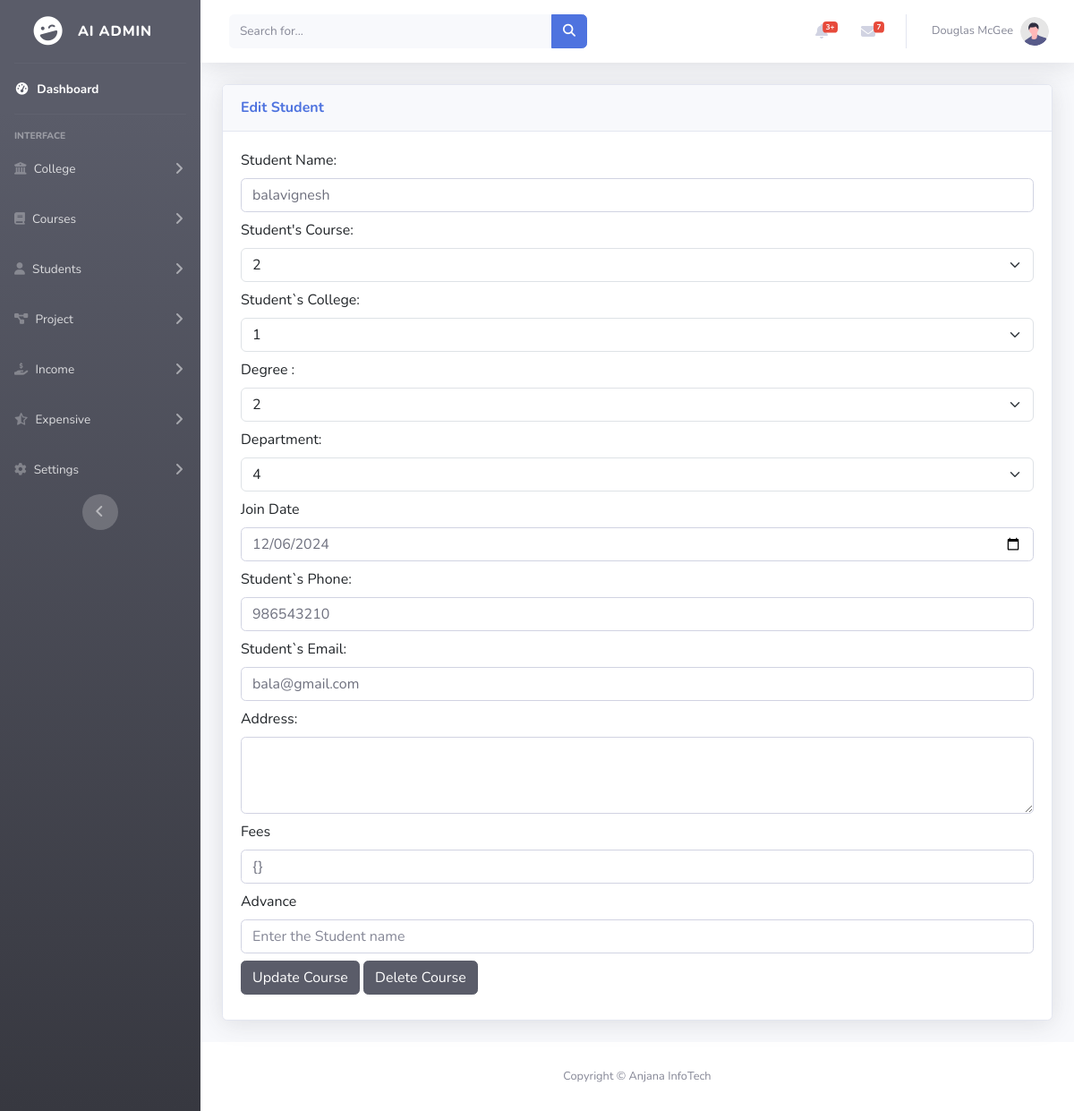
/addstudent.php?sid=4, run on the app's committed database.
### tables this page shows
CREATE TABLE `addstudent` (
  `sid` int(50) NOT NULL,
  `studentname` varchar(100) NOT NULL,
  `studentcourse` varchar(100) NOT NULL,
  `studentcollege` varchar(150) NOT NULL,
  `studentdegree` varchar(100) NOT NULL,
  `department` varchar(150) NOT NULL,
  `joindate` date NOT NULL,
  `studentphone` int(10) NOT NULL,
  `studentemail` varchar(150) NOT NULL,
  `studentaddress` varchar(150) NOT NULL
);

### addstudent.php (the view, shortened to what this page needs)
<!DOCTYPE html>
<html lang="en">
<head>
    <link rel="stylesheet" href="https://cdnjs.cloudflare.com/ajax/libs/font-awesome/6.6.0/css/all.min.css" />
    <link href="https://cdn.jsdelivr.net/npm/bootstrap@5.3.3/dist/css/bootstrap.min.css" rel="stylesheet">
    <link href="vendor/fontawesome-free/css/all.min.css" rel="stylesheet" type="text/css">
    <link href="css/sb-admin-2.min.css" rel="stylesheet">
</head>
<body id="page-top">
    <div id="wrapper">
        <?php
        include('./nav.php');
        ?>
        <div id="content-wrapper" class="d-flex flex-column">
            <div id="content">
                <?php
                include('./topbar.php');
                ?>
                <div class="container-fluid">
                    <div class="card shadow mb-4">
                    <?php
                        include('./db.php');
                        if (isset($_GET['sid'])) {
                            $sid = $_GET['sid'];
                            $studentdata = mysqli_fetch_assoc(mysqli_query($db, "select * from addstudent where sid='$sid'"));
                        }
                        ?>
                        <div class="card-header py-3">
                        <?php if (isset($_GET['sid'])){ ?>
                            <h6 class="m-0 font-weight-bold text-primary">Edit Student</h6>
                        <?php }else{?>
                            <h6 class="m-0 font-weight-bold text-primary">Add Student</h6>
                        <?php }?>
                        </div>
                        <div class="card-body">
                            <form method="post">
                            <?php if (isset($_GET['sid'])){ ?>
                                <div class="mb-2">
                                    <label for="exampleFormControlInput1" class="form-label">Student Name:</label>
                                    <input type="text" name="studentname" value="<?php echo $studentdata['studentname']; ?>" class="form-control" id="exampleFormControlInput1" placeholder="Enter the Student name">
                                </div>
                                <?php }?>
                                <div class="mb-2">
                                <label for="exampleFormControlInput1" class="form-label">Student's Course:</label>
                                <select class="form-select" aria-label="Default select example" id="studentcourse" name="studentcourse">
                                    <?php if(isset($_GET['sid'])){?>
                                    <option value="<?php echo $studentdata['studentcourse']?>" selected><?php echo $studentdata['studentcourse']?></option>
                                    <?php }else{?>
                                    <option value="" disabled selected>select</option>
                                    <?php }?>
                                </select>
                            </div>
                                <div class="mb-2">
                                <label for="status" class="form-label">Student`s College:</label>
                                <select class="form-select" aria-label="Default select example" name="studentcollege" id="status">
                                <?php if(isset($_GET['sid'])){?>
                                    <option value="<?php echo $studentdata['studentcollege']?>" selected><?php echo $studentdata['studentcollege']?></option>
                                    <?php }else{?>
                                    <option value="" disabled selected>select</option>
                                    <?php }?>
                                </select>
                            </div>
                            <div class="mb-2">
                                <label for="degree" class="form-label">Degree :</label>
                                <select class="form-select" id="degree" name="studentdegree">
                                <?php if(isset($_GET['sid'])){?>
                                    <option value="<?php echo $studentdata['studentdegree']?>" selected><?php echo $studentdata['studentdegree']?></option>
                                    <?php }else{?>
                                    <option value="" disabled selected>select</option>
                                    <?php }?>
                                </select>
                            </div>
                            <div class="mb-2">
                                <label for="department" class="form-label">Department:</label>
                                <select class="form-select" id="department" name="department">
                                <?php if(isset($_GET['sid'])){?>
                                    <option value="<?php echo $studentdata['department']?>" selected><?php echo $studentdata['department']?></option>
                                    <?php }else{?>
                                    <option value="" disabled selected>select</option>
                                    <?php }?>
                                </select>
                            </div>
                            <?php if(isset($_GET['sid'])){?>
                                <div class="mb-2">
                                    <label for="exampleFormControlInput1" class="form-label">Join Date</label>
                                    <input type="date" name="joindate" value=<?php echo $studentdata['joindate']?> class="form-control" id="exampleFormControlInput1" placeholder="Enter the Course">
                                    </div>
                                    <?php }?>
                                    <?php if(isset($_GET['sid'])){?>
                                    <div class="mb-2">
                                    <label for="exampleFormControlInput1" class="form-label">Student`s Phone:</label>
                                    <input type="number" name="studentphone" value=<?php echo $studentdata['studentphone']?> class="form-control" id="exampleFormControlInput1">
                                    </div>
                                    <?php }?>
                                <?php if(isset($_GET['sid'])){?>
                                    <div class="mb-2">
                                    <label for="exampleFormControlInput1" class="form-label">Student`s Email:</label>
                                    <input type="email" name="studentemail" value="<?php echo $studentdata['studentemail']?>" class="form-control" id="exampleFormControlInput1">
                                    </div>
                                    <?php }?>
                                <?php if(isset($_GET['sid'])){?>
                                    <div class="mb-2">
                                    <label for="exampleFormControlTextarea1" class="form-label">Address:</label>
                                    <textarea class="form-control" value="<?php echo $studentdata['studentaddress']?>" name="studentaddress" id="exampleFormControlTextarea1" rows="3"></textarea>
                                </div>
                                    <?php }?>
                                <div class="mb-2">
                                <label for="exampleFormControlInput1" class="form-label">Fees</label>
                                <input type="text" name="fees" value="{}" class="form-control" id="exampleFormControlInput1" placeholder="Enter the Student name">
                            </div>
                            <div class="mb-2">
                                <label for="exampleFormControlInput1" class="form-label">Advance</label>
                                <input type="text" name="advance" class="form-control" id="exampleFormControlInput1" placeholder="Enter the Student name">
                            </div>
                                <div class="mb-2">
                                <?php if(isset($_GET['sid'])){?>
                                    <button type="submit" name="edit" class="btn btn-dark">Update Course</button>
                                    <button type="submit" name="delete" class="btn btn-dark">Delete Course</button>
                                    <?php }else{?>
                                        <button type="submit" name="add" class="btn btn-primary">Add</button>
                                    <?php }?>
                                </div>
                            </form>
                        </div>
                    </div>
                </div>
            </div>
            <footer class="sticky-footer bg-white">
                <div class="container my-auto">
                    <div class="copyright text-center my-auto">
                        <span>Copyright &copy; Anjana InfoTech</span>
                    </div>
                </div>
            </footer>
        </div>
    </div>
</body>
</html>

### data on the page
addstudent: studentname "balavignesh", studentcourse "2", studentcollege "1", studentdegree "2", department "4", joindate "12/06/2024", studentphone "986543210", studentemail "bala@gmail.com"
